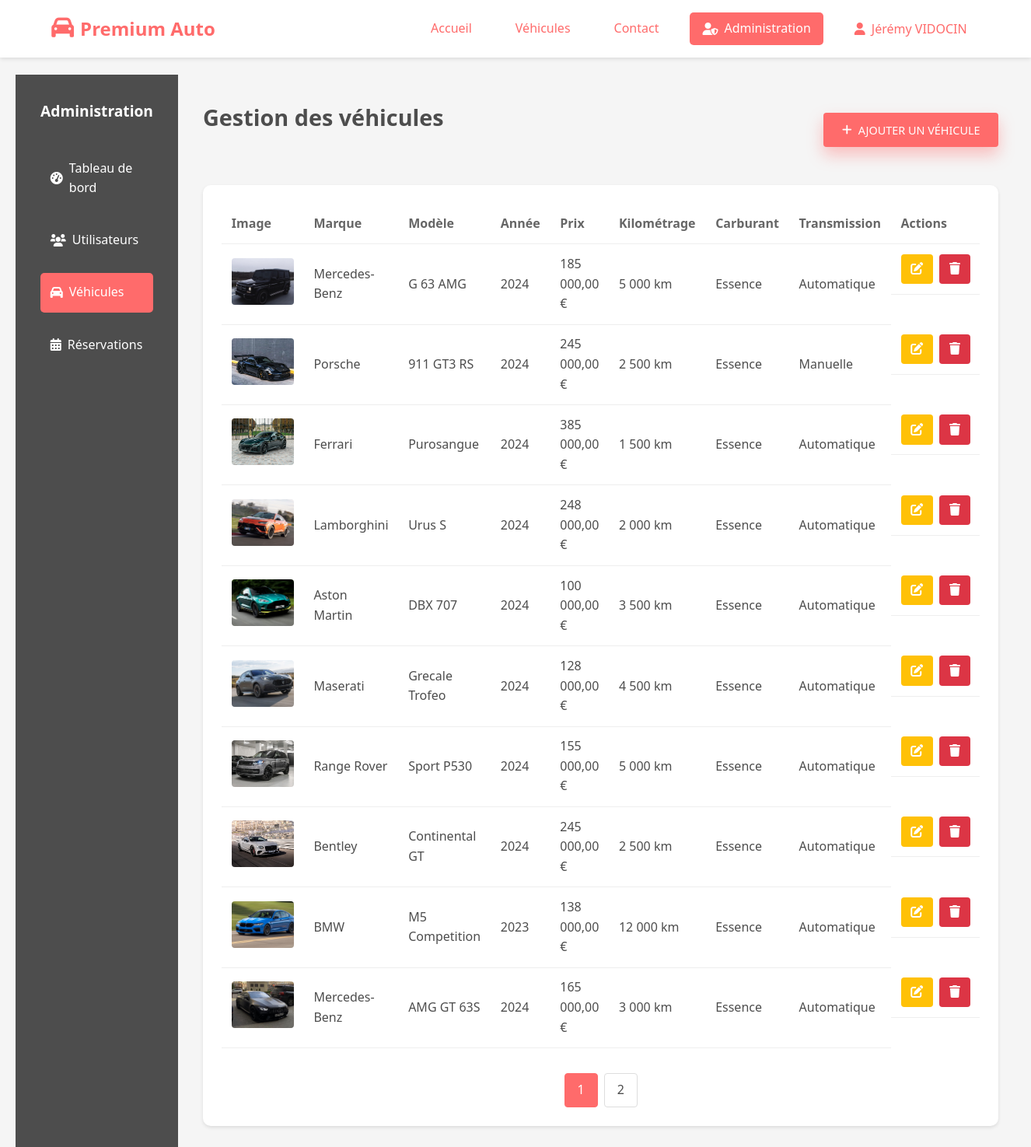
Screenshot of /index.php?action=admin&page=cars (signed in) with the database file from the repository.
### tables this page shows
CREATE TABLE `cars` (
  `id` int(11) NOT NULL,
  `brand` varchar(100) NOT NULL,
  `model` varchar(100) NOT NULL,
  `year` int(11) NOT NULL,
  `price` decimal(10,2) NOT NULL,
  `mileage` int(11) NOT NULL,
  `fuel_type` varchar(50) NOT NULL,
  `transmission` varchar(50) NOT NULL,
  `power` int(11) NOT NULL,
  `description` text DEFAULT NULL,
  `image` varchar(255) DEFAULT NULL
);

### controllers/AdminController.php (called while the page is built, shortened)
<?php
class AdminController {
    private $db;
    public function __construct($db) {
        $this->db = $db;
    }
    public function cars($page = 1) {
        $car = new Car($this->db);
        $limit = 10;
        $cars = $car->getAll($page, $limit);
        $totalCars = $car->count();
        $totalPages = ceil($totalCars / $limit);
        include('./views/admin/cars.php');
    }
}

### models/Car.php (called while the page is built, shortened)
<?php
class Car {
    private $conn;
    private $table_name = "cars";
    public function __construct($db) {
        $this->conn = $db;
    }
    public function count() {
        $query = "SELECT COUNT(*) as total FROM " . $this->table_name;
        $stmt = $this->conn->prepare($query);
        $stmt->execute();
        $result = $stmt->fetch(PDO::FETCH_ASSOC);
        return (int)$result['total'];
    }
    public function getAll($page = 1, $limit = 10) {
        $offset = ($page - 1) * $limit;
        $query = "SELECT * FROM " . $this->table_name . " ORDER BY id DESC LIMIT :limit OFFSET :offset";
        $stmt = $this->conn->prepare($query);
        $stmt->bindValue(':limit', $limit, PDO::PARAM_INT);
        $stmt->bindValue(':offset', $offset, PDO::PARAM_INT);
        $stmt->execute();
        return $stmt->fetchAll(PDO::FETCH_ASSOC);
    }
}

### views/admin/cars.php (the view, shortened to what this page needs)
<?php include('./views/layout/header.php'); ?>
<link rel="stylesheet" href="views/admin/admin.css">
<div class="admin-container">
    <div class="admin-sidebar">
        <h3>Administration</h3>
        <nav>
            <a href="index.php?action=admin">
                <i class="fas fa-tachometer-alt"></i> Tableau de bord
            </a>
            <a href="index.php?action=admin&page=users">
                <i class="fas fa-users"></i> Utilisateurs
            </a>
            <a href="index.php?action=admin&page=cars" class="active">
                <i class="fas fa-car"></i> Véhicules
            </a>
            <a href="index.php?action=admin&page=bookings">
                <i class="fas fa-calendar-alt"></i> Réservations
            </a>
        </nav>
    </div>
    <div class="admin-content">
        <div class="admin-header">
            <h1>Gestion des véhicules</h1>
            <button class="btn-primary" onclick="location.href='index.php?action=admin&page=cars&op=add'">
                <i class="fas fa-plus"></i> Ajouter un véhicule
            </button>
        </div>
        <div class="admin-card">
            <div class="table-responsive">
                <table>
                    <thead>
                        <tr>
                            <th>Image</th>
                            <th>Marque</th>
                            <th>Modèle</th>
                            <th>Année</th>
                            <th>Prix</th>
                            <th>Kilométrage</th>
                            <th>Carburant</th>
                            <th>Transmission</th>
                            <th>Actions</th>
                        </tr>
                    </thead>
                    <tbody>
                        <?php foreach ($cars as $car): ?>
                        <tr data-car-id="<?php echo $car['id']; ?>">
                            <td>
                                <img src="<?php echo htmlspecialchars($car['image']); ?>"
                                     alt="<?php echo htmlspecialchars($car['brand'] . ' ' . $car['model']); ?>"
                                     class="car-thumbnail">
                            </td>
                            <td><?php echo htmlspecialchars($car['brand']); ?></td>
                            <td><?php echo htmlspecialchars($car['model']); ?></td>
                            <td><?php echo htmlspecialchars($car['year']); ?></td>
                            <td><?php echo number_format($car['price'], 2, ',', ' '); ?> €</td>
                            <td><?php echo number_format($car['mileage'], 0, ',', ' '); ?> km</td>
                            <td><?php echo htmlspecialchars($car['fuel_type']); ?></td>
                            <td><?php echo htmlspecialchars($car['transmission']); ?></td>
                            <td class="actions">
                                <a href="index.php?action=admin&page=cars&op=edit&id=<?php echo $car['id']; ?>"
                                   class="btn-edit" title="Modifier">
                                    <i class="fas fa-edit"></i>
                                </a>
                                <a href="#" onclick="deleteCar(<?php echo $car['id']; ?>)"
                                   class="btn-delete" title="Supprimer">
                                    <i class="fas fa-trash"></i>
                                </a>
                            </td>
                        </tr>
                        <?php endforeach; ?>
                    </tbody>
                </table>
            </div>
            <?php if ($totalPages > 1): ?>
            <div class="pagination">
                <ul>
                    <?php for ($i = 1; $i <= $totalPages; $i++): ?>
                    <li class="<?php echo $page == $i ? 'active' : ''; ?>">
                        <a href="index.php?action=admin&page=cars&p=<?php echo $i; ?>">
                            <?php echo $i; ?>
                        </a>
                    </li>
                    <?php endfor; ?>
                </ul>
            </div>
            <?php endif; ?>
        </div>
    </div>
</div>

### public/css/home.css (style rules this page uses)
body { background-color: var(--light-color); font-family: 'Montserrat', 'Helvetica Neue', sans-serif; line-height: 1.6; color: var(--dark-color); }
.btn-primary { display: inline-block; padding: 15px 40px; background: var(--gradient-primary); color: white; text-transform: uppercase; border-radius: 50px; transition: transform 0.3s ease, box-shadow 0.3s ease; box-shadow: 0 10px 20px rgba(255,107,107,0.4); }

### views/admin/admin.css (style rules this page uses)
.admin-container { display: flex; min-height: calc(100vh - 60px); }
.admin-sidebar { width: 250px; background: var(--dark-color); color: white; padding: 2rem; }
.admin-sidebar h3 { margin-bottom: 2rem; font-size: 1.2rem; }
.admin-sidebar nav { display: flex; flex-direction: column; gap: 1rem; }
.admin-sidebar a { color: white; text-decoration: none; padding: 0.8rem; border-radius: 5px; display: flex; align-items: center; gap: 0.5rem; }
.admin-sidebar a:hover, .admin-sidebar a.active { background: var(--primary-color); }
.admin-content { flex: 1; padding: 2rem; background: #f5f5f5; }
.admin-card { background: white; padding: 1.5rem; border-radius: 10px; box-shadow: 0 2px 4px rgba(0,0,0,0.1); margin-bottom: 1.5rem; }
table { width: 100%; border-collapse: collapse; margin-bottom: 1rem; }
th, td { padding: 0.8rem; text-align: left; border-bottom: 1px solid #eee; }
th { font-weight: 600; color: #666; }
.btn-delete { background: #dc3545; color: white; border: none; padding: 0.4rem 0.8rem; border-radius: 4px; cursor: pointer; transition: background-color 0.2s; }
.pagination { margin-top: 2rem; display: flex; justify-content: center; }
.pagination ul { display: flex; list-style: none; gap: 0.5rem; padding: 0; }
.pagination li a { display: inline-block; padding: 0.5rem 1rem; background: white; border: 1px solid #ddd; border-radius: 4px; color: var(--dark-color); text-decoration: none; }
.pagination li.active a { background: var(--primary-color); color: white; border-color: var(--primary-color); }
h1 { margin-bottom: 2rem; color: var(--dark-color); font-size: 1.8rem; }

### views/layout/header.php (style rules this page uses)
:root { --primary-color: #FF6B6B; --secondary-color: #FFD93D; --accent-color: #6BCB77; --dark-color: #4D4D4D; --light-color: #F7FFF7; --light-gray: #f5f5f5; --gradient-primary: linear-gradient(135deg, #FF6B6B 0%, #FFD93D 100%); --gradient-secondary: linear-gradient(135deg, #6BCB77 0%, #4ECDC4 100%); --shadow-primary: 0 10px 20px rgba(255,107,107,0.3); --shadow-secondary: 0 15px 30px rgba(255,217,61,0.3); }
* { margin: 0; padding: 0; box-sizing: border-box; font-family: 'Segoe UI', Tahoma, Geneva, Verdana, sans-serif; }
body { font-family: 'Segoe UI', Tahoma, Geneva, Verdana, sans-serif; line-height: 1.6; background-color: var(--light-gray); color: var(--dark-color); }

### views/admin/cars.php (style rules this page uses)
.admin-header { display: flex; justify-content: space-between; align-items: center; margin-bottom: 2rem; }
.btn-primary { background: var(--primary-color); color: white; border: none; padding: 0.8rem 1.5rem; border-radius: 4px; cursor: pointer; display: flex; align-items: center; gap: 0.5rem; font-size: 0.9rem; }
.car-thumbnail { width: 80px; height: 60px; object-fit: cover; border-radius: 4px; }
.actions { display: flex; gap: 0.5rem; }
.btn-edit { background: #ffc107; color: white; border: none; padding: 0.4rem 0.8rem; border-radius: 4px; cursor: pointer; }

### rows the page displays
cars: image (picture), brand "Mercedes-Benz", model "G 63 AMG", year "2024", price "185 000,00", mileage "5 000", fuel_type "Essence", transmission "Automatique"
cars: image (picture), brand "Porsche", model "911 GT3 RS", year "2024", price "245 000,00", mileage "2 500", fuel_type "Essence", transmission "Manuelle"
cars: shows a picture, brand "Ferrari", model "Purosangue", year "2024", price "385 000,00", mileage "1 500", fuel_type "Essence", transmission "Automatique"
cars: shows a picture, brand "Lamborghini", model "Urus S", year "2024", price "248 000,00", mileage "2 000", fuel_type "Essence", transmission "Automatique"
cars: shows a picture, brand "Aston Martin", model "DBX 707", year "2024", price "100 000,00", mileage "3 500", fuel_type "Essence", transmission "Automatique"
cars: shows a picture, brand "Maserati", model "Grecale Trofeo", year "2024", price "128 000,00", mileage "4 500", fuel_type "Essence", transmission "Automatique"
cars: image (picture), brand "Range Rover", model "Sport P530", year "2024", price "155 000,00", mileage "5 000", fuel_type "Essence", transmission "Automatique"
cars: shows a picture, brand "Bentley", model "Continental GT", year "2024", price "245 000,00", mileage "2 500", fuel_type "Essence", transmission "Automatique"
cars: shows a picture, brand "BMW", model "M5 Competition", year "2023", price "138 000,00", mileage "12 000", fuel_type "Essence", transmission "Automatique"
cars: image (picture), brand "Mercedes-Benz", model "AMG GT 63S", year "2024", price "165 000,00", mileage "3 000", fuel_type "Essence", transmission "Automatique"

### other values shown
$_SESSION['user_name'] "Jérémy VIDOCIN"
